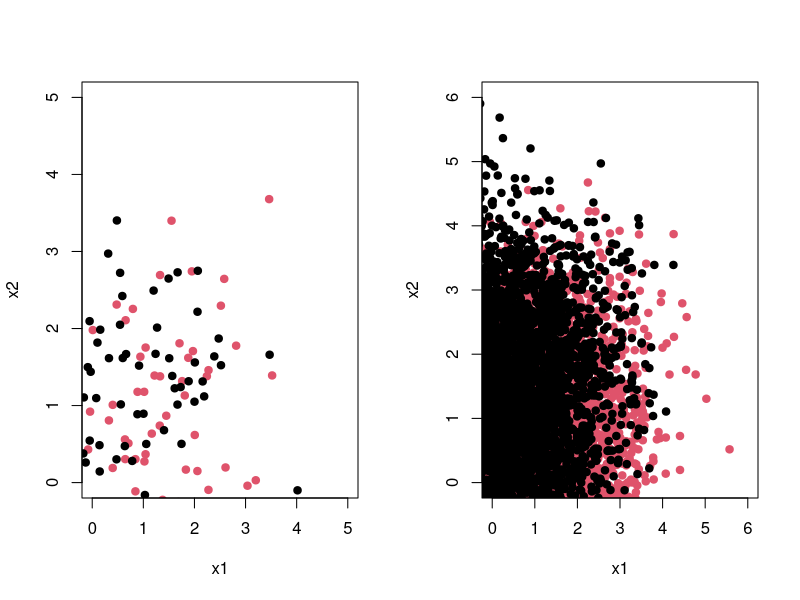
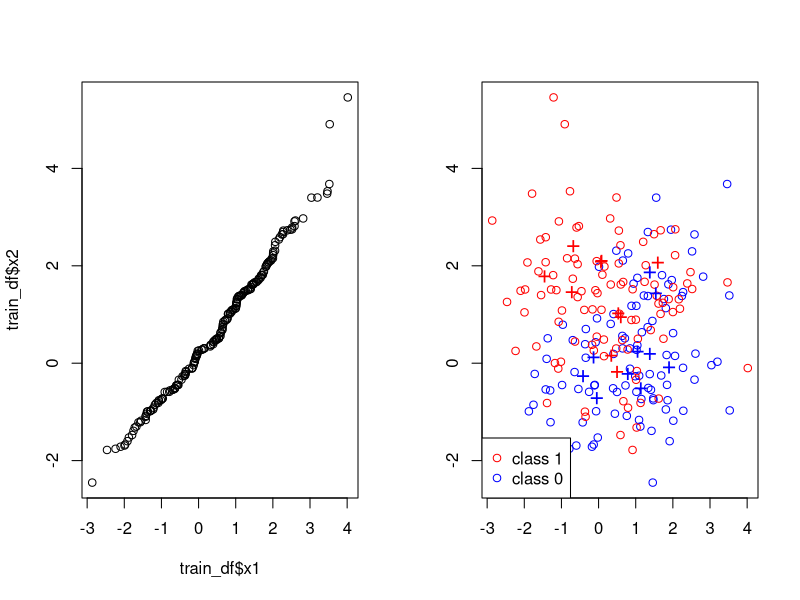

R code for these plots, in order:
## ---- chunk 1
options(scipen = 1, digits = 4, width = 80, fig.align = "center")
library(class)
library(ggplot2)
## ---- chunk 2
set.seed(8742)
centers = 10; # number of centers
p = 2;      
sd = 1;  # sd for generating the centers within each class
m1 = matrix(rnorm(centers*p), centers, p)*sd + cbind( rep(1,centers), rep(0,centers));
m0 = matrix(rnorm(centers*p), centers, p)*sd + cbind( rep(0,centers), rep(1,centers));

## ---- chunk 3
generate_sim_data= function(centers = 10, n = 100, p = 2, sd = 1 ) {
  # Randomly allocate the n samples for class 1  to the 10 clusters
  id1 = sample(1:centers, n, replace = TRUE);
  # Randomly allocate the n samples for class 1 to the 10 clusters
  id0 = sample(1:centers, n, replace = TRUE);  
  matrix(rnorm(2*n*p), 2*n, p)*sd + rbind(m1[id1,], m0[id0,])
}
## ---- chunk 4
n = 100
train_data = generate_sim_data()
cl_train = factor(c(rep(1,n), rep(0,n)))
train_df = data.frame(train_data)
train_df$y = c(c(rep(1,n), rep(0,n)))
colnames(train_df) = c("x1","x2","y")
## ---- chunk 5
N = 5000
test_data = generate_sim_data(n = N)
cl_test = factor(c(rep(1,N), rep(0,N)))
test_df = data.frame(test_data)
test_df$y = cl_test
colnames(test_df) = c("x1","x2","y")
## ---- chunk 6
par(mfrow = c(1,2))
plot(x2 ~ x1, col = cl_train, data = train_df,
     ylim = c(0, 5), xlim = c(0, 5), pch = 20, cex = 1.5)
plot(x2 ~ x1, col = cl_test, data = test_df,
     ylim = c(0, 6), xlim = c(0, 6), pch = 20, cex = 1.5)
qqplot(train_df$x1,train_df$x2,plot.it = TRUE)
## ---- chunk 7
plot(train_data[, 1], train_data[, 2], type = "n", xlab = "", ylab = "")

points(train_data[1:n, 1], train_data[1:n, 2], col = "blue");
points(train_data[(n+1):(2*n), 1], train_data[(n+1):(2*n), 2], col="red"); 

points(m1[1:10, 1], m1[1:10, 2], pch="+", cex=1.5, col="blue");    
points(m0[1:10, 1], m0[1:10, 2], pch="+", cex=1.5, col="red");   

legend("bottomleft", pch = c(1,1), col = c("red", "blue"), 
       legend = c("class 1", "class 0"))
## ---- chunk 8
lm_fit = lm(y ~ ., data = train_df)
lm_pred_cl_train = as.numeric(lm_fit$fitted > 0.5)
paste("Train Error with Linear Regression Model:",mean(train_df$y != lm_pred_cl_train))
paste("Test Error with Linear Regression Model:",round(mean(ifelse(predict(lm_fit, newdata = test_df, interval = "prediction") > 0.5, 1, 0) != test_df$y),4))
## ---- chunk 9
quad_fit = lm(y ~ poly( x1, degree = 2, raw =TRUE) + poly(x2, degree = 2, raw = TRUE), data = train_df)
lm_pred_cl_train = as.numeric(quad_fit$fitted > 0.5)
paste("Train Error with Quadratic Model:",mean(train_df$y != lm_pred_cl_train))
paste("Test Error with Quadratic Model:",round(mean(ifelse(predict(quad_fit, newdata = test_df, interval = "prediction") > 0.5, 1, 0) != test_df$y),4))
## ---- chunk 10
set.seed(8742)
dataSet = rbind(train_df,test_df)
dataSet = dataSet[sample(nrow(train_df)),]
foldNum = 10
cvKNNAveErrorRate=function(K,dataSet,foldSize,foldNum) {
  error = 0
  for (runId in 1:foldNum) {
      testSetIndex = ((runId - 1) * foldSize + 1):(ifelse(runId == 
          foldNum, nrow(dataSet), runId * foldSize))
      trainX = dataSet[-testSetIndex, c("x1", "x2")]
      trainY = as.factor(dataSet[-testSetIndex, ]$y)
      testX = dataSet[testSetIndex, c("x1", "x2")]
      testY = as.factor(dataSet[testSetIndex, ]$y)
      predictY = knn(trainX, testX, trainY, K)
      error = error + sum(predictY != testY)
  }
  error = error/nrow(dataSet)
  error
}

cvKNN = function(dataSet, foldNum) {
    foldSize = floor(nrow(dataSet)/foldNum)
    KVector = seq(1, (nrow(dataSet) - foldSize), 2)
    cvKNNAveErrorRates = sapply(KVector, cvKNNAveErrorRate, dataSet, 
        foldSize, foldNum)
    result = list()
    result$bestK = max(KVector[cvKNNAveErrorRates == min(cvKNNAveErrorRates)])
    bestK_index = which(KVector %in% c(result$bestK))
    result$cvError = cvKNNAveErrorRates[bestK_index]
    result
}

cvKNN(dataSet,foldNum)

## ---- chunk 11
# bayes error
mixedModelBayes=function(x){
  sum(exp(-apply((t(m1)-x)^2, 2, sum)*5/2))/sum(exp(-apply((t(m0)-x)^2, 2, sum)*5/2))
}


cl_test_pred_Bayes = apply(test_data, 1, mixedModelBayes)
cl_test_pred_Bayes = as.numeric(cl_test_pred_Bayes > 1);
table(cl_test, cl_test_pred_Bayes); 
test.err.Bayes = sum(cl_test !=  cl_test_pred_Bayes) / (2*N)
print(test.err.Bayes)
